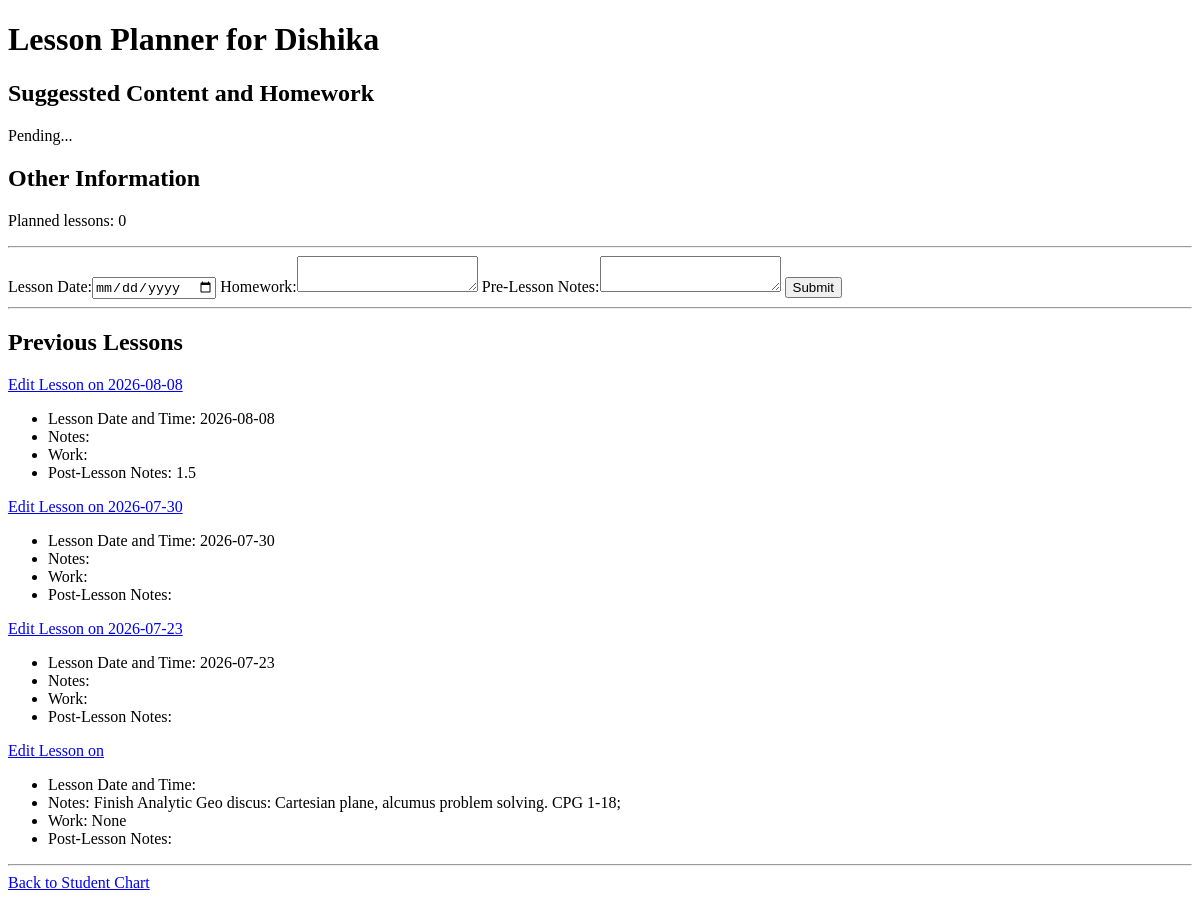
The app's page /lessons/lesson_planner/5 (signed in), older data.
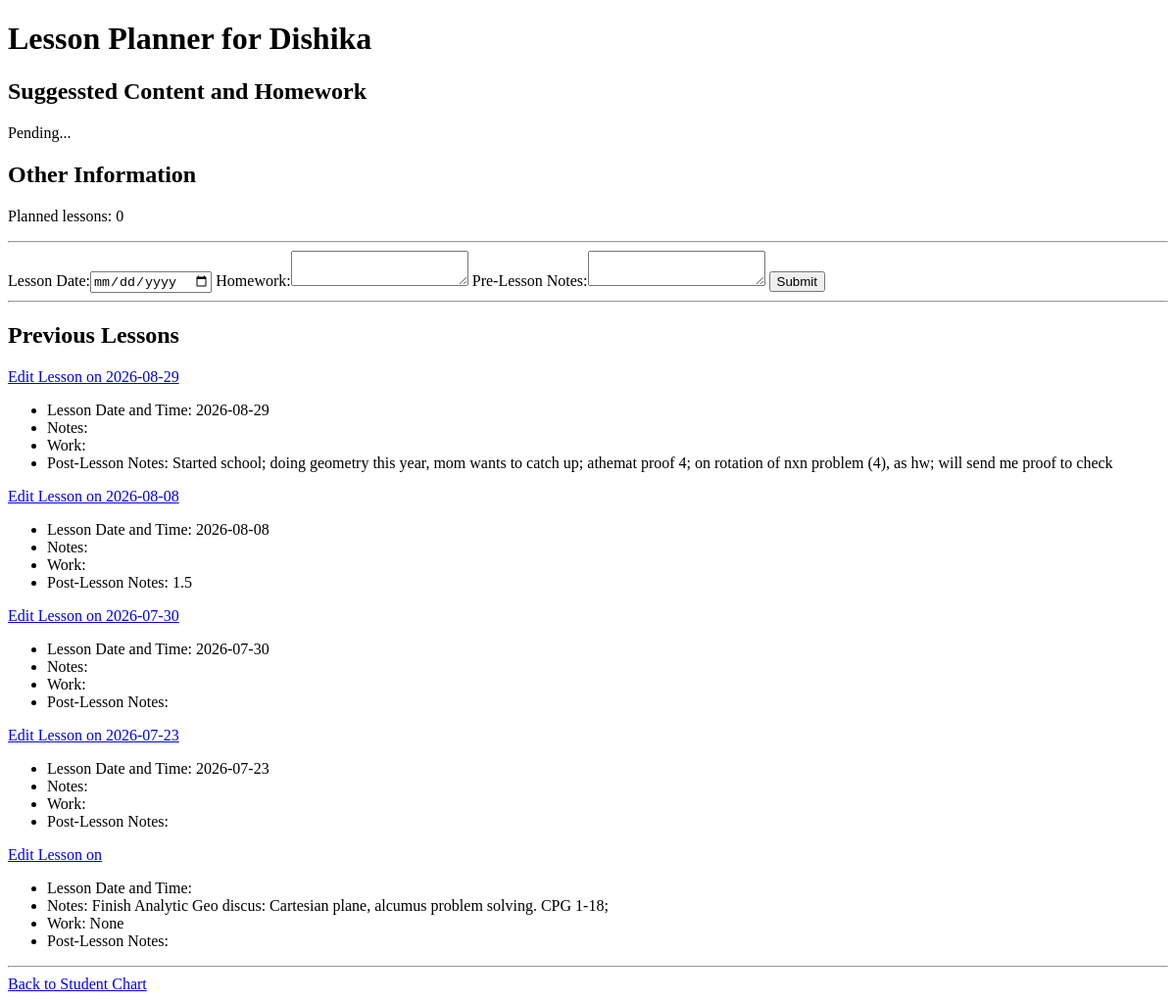
The same page, newer data.
### app/models.py (models this page shows, shortened)
class Lesson(db.Model):
    id = db.Column(db.Integer, primary_key=True)
    student_id = db.Column(db.Integer, db.ForeignKey('student.id'), nullable=False)
    student_name = db.Column(db.String(100), db.ForeignKey('student.name'), nullable=False)
    lesson_date = db.Column(db.JSON, nullable=False)
    lesson_notes = db.Column(db.String(100), default='')
    lesson_work = db.Column(db.String(100), default='')
    post_lesson_notes = db.Column(db.String(100), default='')
    completed = db.Column(db.Boolean, default=False)
    lesson_duration = db.Column(db.Integer, default = 0)  # Duration in hours
    created_at = db.Column(db.DateTime, default=datetime.utcnow)

### app/lessons/routes.py (the view, shortened to what this page needs)
@lessons_bp.route('/lesson_planner/<int:student_id>', methods=['GET', 'POST'])
@login_required
@admin_whitelist_check
def lesson_planner_create_lesson(student_id):
    student = Student.query.get_or_404(student_id)
    return render_template('lesson planner.html', student=student, lesson=None, previous_lessons=Lesson.query.filter_by(student_id=student.id).order_by(Lesson.lesson_date.desc()).all())

### app/__init__.py (called while the page is built)
def create_app():
    app = Flask(__name__)
    app.config['SQLALCHEMY_DATABASE_URI'] = 'sqlite:///test.db'
    app.config['SECRET_KEY'] = 'secret_key'  # Replace with a secure key in production
    db.init_app(app)
    bcrypt.init_app(app)
    login_manager.init_app(app)
    login_manager.login_view = 'auth.login'
    from app.models import User
    @login_manager.user_loader
    def load_user(user_id):
        return User.query.get(int(user_id))
    from app.auth.routes import auth_bp
    from app.students.routes import students_bp
    from app.lessons.routes import lessons_bp
    app.register_blueprint(auth_bp, url_prefix='/auth')
    app.register_blueprint(students_bp, url_prefix='/students')
    app.register_blueprint(lessons_bp, url_prefix='/lessons')
    return app

### app/templates/lesson planner.html (shortened to what this page needs)
<!DOCTYPE html>
<html lang="en">
<head>
</head>
<body>
    <h1>Lesson Planner for {{ student.name }}</h1>
    <h2>Suggessted Content and Homework</h2>
    <p id="suggestor">Pending...</p>
    <h2>Other Information</h2>
    <p>Planned lessons: {{ student.scheduled_lessons | length }}</p>
    <hr>
    {% if lesson is none %}
    <form id="lesson-form" action="{{ url_for('lessons.lesson_planner_create_lesson', student_id=student.id) }}" method="post">
        <label for="lesson-date">Lesson Date:</label><input type="date" id="lesson-date" name="lesson_date">
        <label for="lesson-homework">Homework:</label><textarea type="text" id="lesson-homework" name="lesson_homework"></textarea>
        <label for="lesson-notes">Pre-Lesson Notes:</label><textarea type="text" id="lesson-notes" name="lesson_notes"></textarea>
        <button type="submit">Submit</button>
    </form>
    {% endif %}
    <hr>
    <h2>Previous Lessons</h2>
    {% for lesson in previous_lessons %}
        <p><a href="{{ url_for('lessons.lesson_planner_edit_lesson', student_id=student.id, lesson_id=lesson.id) }}">Edit Lesson on {{ lesson.lesson_date }}</a></p>
        <ul>
            <li>Lesson Date and Time: {{ lesson.lesson_date }}</li>
            <li>Notes: {{ lesson.lesson_notes }}</li>
            <li>Work: {{ lesson.lesson_work }}</li>
            <li>Post-Lesson Notes: {{ lesson.post_lesson_notes }}</li>
        </ul>
    {% endfor %}
    <hr>
    <a href="{{ url_for('students.student_chart', student_id=student.id) }}">Back to Student Chart</a>
</body>
</html>

Row changes from the older to the newer data that the page shows:
added Lesson: lesson_date "2026-08-29", post_lesson_notes "Started school; doing geometry this year, mom wants to catch up; athemat proof 4; on rotation of nxn problem (4), as hw; will send me proof to check"
